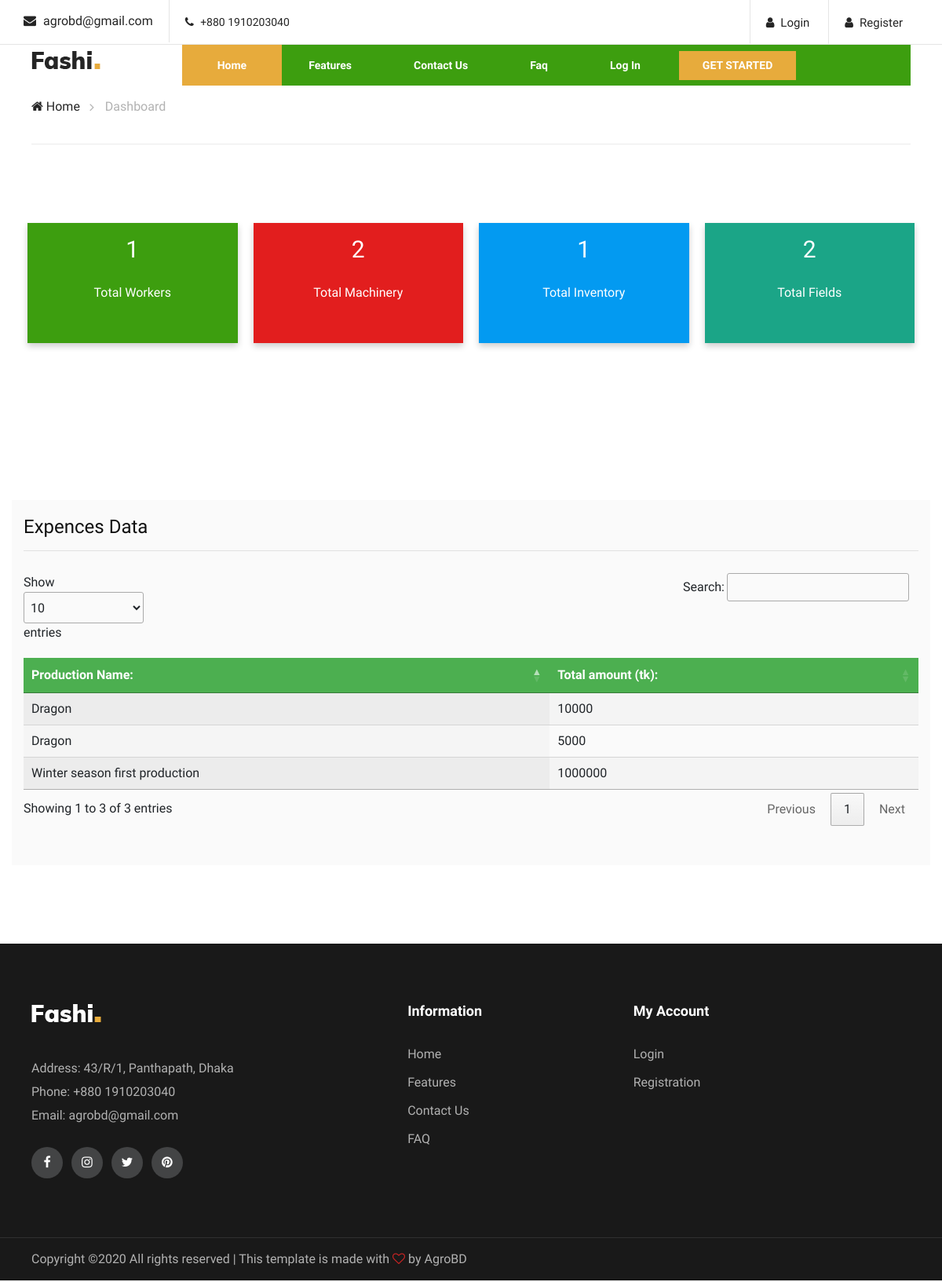
Page /dashboard.php on the committed database.
### tables this page shows
CREATE TABLE `expences` (
  `e_id` int(11) NOT NULL,
  `item_name` varchar(30) NOT NULL,
  `category` varchar(20) NOT NULL,
  `net_amount` int(11) NOT NULL,
  `invoice_no` varchar(20) NOT NULL,
  `date` date NOT NULL,
  `cropProduction_id` int(11) NOT NULL,
  `uid` int(11) NOT NULL,
  `created_date` timestamp NOT NULL DEFAULT current_timestamp() ON UPDATE current_timestamp()
);

CREATE TABLE `crop_productions` (
  `cropProduction_id` int(11) NOT NULL,
  `cropProduction_name` varchar(30) NOT NULL,
  `crop_name` varchar(30) NOT NULL,
  `location` varchar(50) NOT NULL,
  `uid` int(11) NOT NULL,
  `created_at` timestamp NOT NULL DEFAULT current_timestamp() ON UPDATE current_timestamp()
);

### dashboard.php (the view, shortened to what this page needs)
<?php include'includes/head.php';
include'includes/navbar.php';
$conn = connect();
$sql= "SELECT count(w_id) AS total FROM workers";
$result = $conn->query($sql);
$row = $result-> fetch_assoc();
$num_rows=$row['total'];
$sql= "SELECT count(m_id) AS total FROM machinery";
$result = $conn->query($sql);
$row = $result-> fetch_assoc();
$num_rows1=$row['total'];
$sql= "SELECT count(i_id) AS total FROM inventory";
$result = $conn->query($sql);
$row = $result-> fetch_assoc();
$num_rows2=$row['total'];
$sql= "SELECT count(f_id) AS total FROM fields";
$result = $conn->query($sql);
$row = $result-> fetch_assoc();
$num_rows3=$row['total'];
?>
</head>
<body>
    <div class="breacrumb-section">
        <div class="container">
            <div class="row">
                <div class="col-lg-12">
                    <div class="breadcrumb-text">
                        <a href="index.php"><i class="fa fa-home"></i> Home</a>
                        <span>Dashboard</span>
                    </div>
                </div>
            </div>
        </div>
    </div>
    <section class="homenav">
        <div class="container">
            <div class="row">
                <div class="col-lg-3 col-md-6 col-sm-12 column">
                    <div class="dCard card1">
                        <h3><?php echo $num_rows;?></h3><br>
                        <p>Total Workers</p>
                    </div>
                </div>
                <div class="col-lg-3 col-md-6 col-sm-12 column">
                    <div class="dCard card2">
                        <h3><?php echo $num_rows1;?></h3><br>
                        <p>Total Machinery</p>
                    </div>
                </div>
                <div class="col-lg-3 col-md-6 col-sm-12 column">
                    <div class="dCard card3">
                        <h3><?php echo $num_rows2;?></h3><br>
                        <p>Total Inventory</p>
                    </div>
                </div>
                <div class="col-lg-3 col-md-6 col-sm-12 column">
                    <div class="dCard card4">
                        <h3><?php echo $num_rows3;?></h3><br>
                        <p>Total Fields</p>
                    </div>
                </div>
            </div>
        </div>
    </section>
    <section class="homenav">
        <div class="container production_box">
            <h4>Expences Data</h4>
            <hr>
            <table id="example" class="display">
                <thead>
                    <tr>
                        <th>Production Name:</th>
                        <th>Total amount (tk):</th>
                    </tr>
                </thead>
                <tbody>
                    <?php
                    $sql= "SELECT * FROM expences as e, crop_productions as c WHERE e.cropProduction_id = c.cropProduction_id";
                    $result = $conn->query($sql);
                        while ($row = $result-> fetch_assoc()):
                    ?>
                    <tr>
                        <td><?php echo $row["cropProduction_name"]; ?></td>
                        <td><?php echo $row["net_amount"]; ?></td>
                    </tr>
                    <?php endwhile;?>
                </tbody>
            </table>
        </div>
    </section>
    <?php
include'includes/footer.php';?>
</body>
</html>

### css/style.css (style rules this page uses)
html, body { height: 100%; font-family: "Muli", sans-serif; -webkit-font-smoothing: antialiased; -moz-font-smoothing: antialiased; }
h1, h2, h3, h4, h5, h6 { margin: 0; color: #111111; font-weight: 400; font-family: "Muli", sans-serif; }
h3 { font-size: 30px; }
h4 { font-size: 24px; }
p { font-size: 16px; font-family: "Muli", sans-serif; color: #636363; font-weight: 400; line-height: 26px; margin: 0 0 15px 0; }
* { box-sizing: border-box; }
.homenav { padding-top: 100px; padding-bottom: 100px; }
.breadcrumb-text { border-bottom: 1px solid #ebebeb; padding: 15px 0; }
.breadcrumb-text a { display: inline-block; font-size: 16px; color: #252525; margin-right: 28px; position: relative; }
.breadcrumb-text a:after { position: absolute; right: -18px; top: 0px; content: ""; font-family: "FontAwesome"; font-size: 16px; color: #b2b2b2; }
.breadcrumb-text span { display: inline-block; color: #b2b2b2; }
table { border-collapse: collapse; width: 100%; }
.filter th, td { text-align: left; padding: 5px; }
.production_box { background-color: #FAFAFA; padding-top: 20px; padding-bottom: 50px; }
th, td { text-align: left; padding: 10px; }
th { background-color: #4CAF50; color: white; }
tr:nth-child(even) { background-color: #f2f2f2; }
.fin_body_box img, p, a { padding-bottom: 20px; }
.column { float: left; width: 25%; padding: 0 10px; }
.row { margin: 0 -5px; }
.row:after { content: ""; display: table; clear: both; }
.dCard { box-shadow: 0 4px 8px 0 rgba(0, 0, 0, 0.2); padding: 16px; text-align: center; }
.dCard h3, p { color: white; }
.card1 { background-color: #3D9E0F; }
.card2 { background-color: #e21e1e; }
.card3 { background-color: #039af1; }
.card4 { background-color: #1ba587; }
@media only screen and (min-width: 1200px) { .container { max-width: 1170px; } }

### rows in the picture
expences: cropProduction.cropProduction_name "Dragon", net_amount "10000"
expences: cropProduction.cropProduction_name "Dragon", net_amount "5000"
expences: cropProduction.cropProduction_name "Winter season first production", net_amount "1000000"

### other values in the picture
$num_rows "1"
$num_rows1 "2"
$num_rows2 "1"
$num_rows3 "2"
